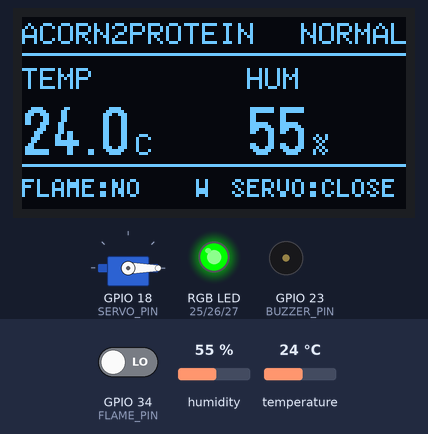
Recording of a sketch running on a simulated ESP32. On the bench: 128×64 one-colour display, servo, an RGB LED mixed from three pins (HIGH = lit), buzzer (waves = sounding, pin HIGH). The test bench sets the inputs (shaded band); at power-on: temperature 24 °C, GPIO 34 (FLAME_PIN) LOW, humidity 55 %. WiFi joins after 1.5 s; servers stay silent unless stated; uploads are accepted with an empty reply; what the sketch prints to the serial monitor is not drawn.

Above: at 3.2 s.
3.3 s: temperature set to 27.4 °C
At 6.4 s:
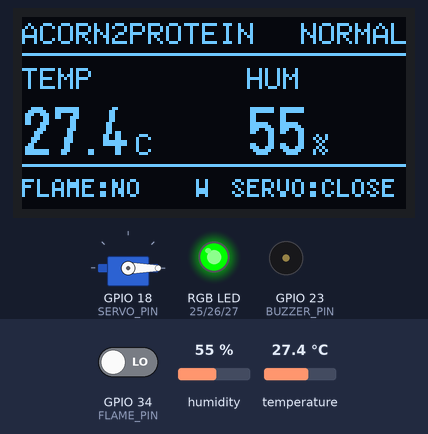
6.7 s: temperature set to 28.4 °C
At 8.6 s:
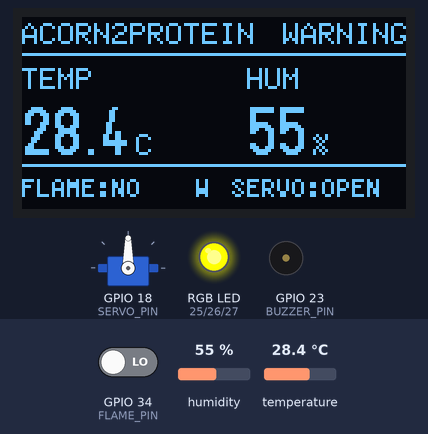
9.2 s: GPIO 34 (FLAME_PIN) driven HIGH
At 10.04 s:
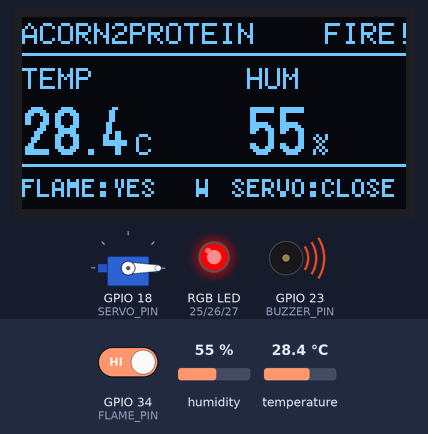
11.2 s: GPIO 34 (FLAME_PIN) driven LOW
At 11.52 s:
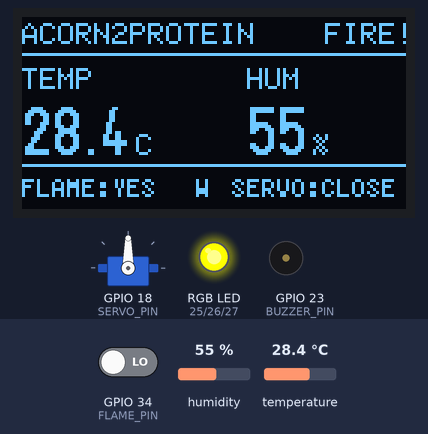
13.2 s: temperature set to 29.6 °C
At 16.4 s:
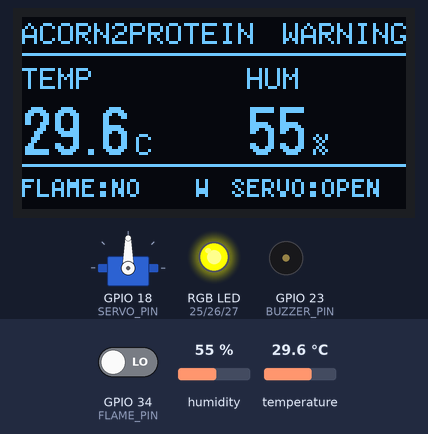
16.7 s: temperature set to 30.4 °C
At 18.26 s:
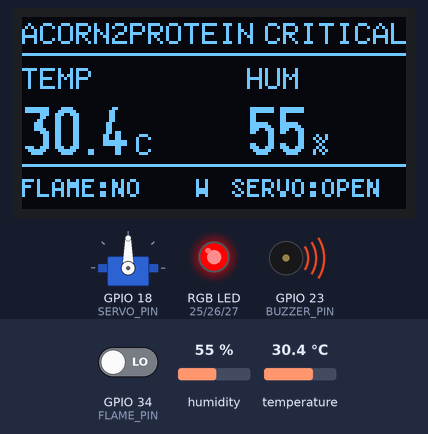
Timing chart, 0 to 20.9 s (numbered marks = the images above; inputs shaded):
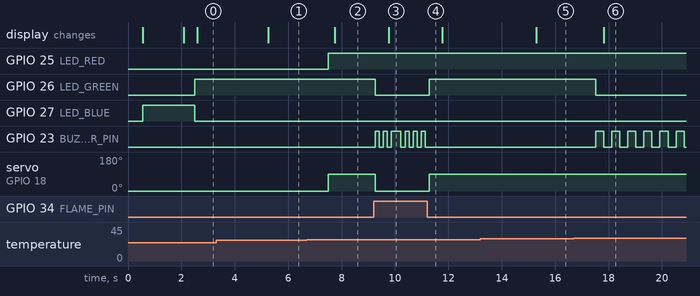

Measured:
- the behaviour switches between 27.9 and 28 °C on temperature (found by bisection; images 1 and 2)
- the behaviour switches between 29.9 and 30 °C on temperature (found by bisection; images 5 and 6)
- after the input at 3.3 s, the display: changes after 1.9 s (image 1)
- after the input at 6.7 s, GPIO 25 (LED_RED): LOW → HIGH after 0.81 s; servo on GPIO 18 (SERVO_PIN): 0° → 90° after 0.81 s; the display: changes after 1.1 s (image 2)
- after the input at 9.2 s, GPIO 26 (LED_GREEN): HIGH → LOW after 0.06 s; GPIO 23 (BUZZER_PIN): goes HIGH 0.15 s, LOW 0.15 s, HIGH 0.15 s, LOW 0.15 s, HIGH 0.35 s, 3 × (LOW 0.15 s, HIGH 0.15 s), then LOW, starting after 0.06 s; servo on GPIO 18 (SERVO_PIN): 90° → 0° after 0.06 s; the display: changes after 0.56 s (image 3)
- after the input at 11.2 s, GPIO 26 (LED_GREEN): LOW → HIGH after 0.08 s; GPIO 23 (BUZZER_PIN): stops changing and stays LOW; servo on GPIO 18 (SERVO_PIN): 0° → 90° after 0.08 s
- after the input at 13.2 s, the display: changes after 2.1 s (image 5)
- after the input at 16.7 s, GPIO 26 (LED_GREEN): HIGH → LOW after 0.81 s; GPIO 23 (BUZZER_PIN): alternates HIGH for 0.30 s and LOW for 0.30 s, starting after 0.81 s; the display: changes after 1.1 s (image 6)

The sketch:

larvaloop_tray.ino
```cpp
#include <Arduino.h>
#include <Wire.h>
#include <DHT.h>
#include <U8g2lib.h>
#include <ESP32Servo.h>
#include <WiFi.h>
#include <WiFiClientSecure.h>
#include <HTTPClient.h>
#include <ArduinoJson.h>

// =====================================================
// 1. PIN CONFIGURATION
// =====================================================
#define DHT_PIN 4
#define DHT_TYPE DHT22

#define LED_RED   25
#define LED_GREEN 26
#define LED_BLUE  27

#define FLAME_PIN 34
#define BUZZER_PIN 23

#define OLED_SDA 21
#define OLED_SCL 22
#define OLED_ADDRESS 0x3C

#define SERVO_PIN 18

// =====================================================
// 2. SYSTEM CONFIGURATION
// =====================================================
const float TEMP_WARNING_C = 28.0;
const float TEMP_CRITICAL_C = 30.0;
const float TEMP_HYSTERESIS_C = 1.0;

// Sensor reports fire when the pin reads HIGH (same as flame test code)
const int FLAME_ACTIVE_LEVEL = HIGH;
const bool RGB_COMMON_ANODE = false;
const bool BUZZER_ACTIVE_HIGH = true;

const int SERVO_CLOSED = 0;
const int SERVO_OPEN = 90;

const unsigned long SENSOR_INTERVAL = 2500;
const unsigned long DISPLAY_INTERVAL = 500;
const unsigned long SERIAL_INTERVAL = 3000;
const unsigned long BUZZER_INTERVAL = 300;

// ---------- Network configuration ----------
// WIFI_SSID, WIFI_PASSWORD and SERVER_URL live in secrets.h (not committed).
// Copy secrets.example.h to secrets.h and fill it in.
#include "secrets.h"

const char* DEVICE_ID = "ESP32_TRAY_01";
const char* TRAY_CODE = "TRAY_01";

const unsigned long SEND_INTERVAL = 5000;
const unsigned long WIFI_RETRY_INTERVAL = 10000;
const uint16_t HTTP_TIMEOUT_MS = 2000;

// =====================================================
// 3. OBJECTS
// =====================================================
DHT dht(DHT_PIN, DHT_TYPE);

// OLED 1.3" SH1106 128x64 (U8g2)
U8G2_SH1106_128X64_NONAME_F_HW_I2C display(U8G2_R0, U8X8_PIN_NONE);

Servo ventilationServo;

// =====================================================
// 4. GLOBAL VARIABLES
// =====================================================
float temperature = NAN;
float humidity = NAN;

bool flameDetected = false;
bool servoIsOpen = false;
bool oledAvailable = false;
bool buzzerState = false;

unsigned long lastSensorRead = 0;
unsigned long lastDisplayUpdate = 0;
unsigned long lastSerialUpdate = 0;
unsigned long lastBuzzerUpdate = 0;
unsigned long lastSend = 0;
unsigned long lastWifiAttempt = 0;

int servoAngle = SERVO_CLOSED;
bool dhtError = true;

// ---- Flame debounce ----
const unsigned long FLAME_DEBOUNCE_MS = 50;
int lastFlameRaw = LOW;
unsigned long lastFlameChange = 0;
int flameRawValue = LOW;   // raw GPIO34 value, for debugging

enum SystemStatus { NORMAL, WARNING, CRITICAL, FIRE_ALERT, SENSOR_ERROR };
SystemStatus systemStatus = SENSOR_ERROR;

const char* statusToString(SystemStatus s) {
  switch (s) {
    case NORMAL:       return "NORMAL";
    case WARNING:      return "WARNING";
    case CRITICAL:     return "CRITICAL";
    case FIRE_ALERT:   return "FIRE_ALERT";
    case SENSOR_ERROR: return "SENSOR_ERROR";
  }
  return "UNKNOWN";
}

// =====================================================
// 5. RGB LED
// =====================================================
void setColor(bool red, bool green, bool blue) {
  if (RGB_COMMON_ANODE) {
    digitalWrite(LED_RED, !red);
    digitalWrite(LED_GREEN, !green);
    digitalWrite(LED_BLUE, !blue);
  } else {
    digitalWrite(LED_RED, red);
    digitalWrite(LED_GREEN, green);
    digitalWrite(LED_BLUE, blue);
  }
}

void updateRGB() {
  switch (systemStatus) {
    case NORMAL:       setColor(false, true, false); break;
    case WARNING:      setColor(true, true, false);  break;
    case CRITICAL:
    case FIRE_ALERT:   setColor(true, false, false); break;
    case SENSOR_ERROR: setColor(false, false, true); break;
  }
}

// =====================================================
// 6. BUZZER
// =====================================================
void setBuzzer(bool state) {
  if (BUZZER_ACTIVE_HIGH) digitalWrite(BUZZER_PIN, state ? HIGH : LOW);
  else digitalWrite(BUZZER_PIN, state ? LOW : HIGH);
}

void updateBuzzer() {
  bool alarmRequired = flameDetected || systemStatus == CRITICAL;

  if (!alarmRequired) {
    buzzerState = false;
    setBuzzer(false);
    return;
  }

  unsigned long now = millis();
  unsigned long interval = flameDetected ? 150 : BUZZER_INTERVAL;

  if (now - lastBuzzerUpdate >= interval) {
    lastBuzzerUpdate = now;
    buzzerState = !buzzerState;
    setBuzzer(buzzerState);
  }
}

// =====================================================
// 7. SERVO CONTROL
// =====================================================
void controlVentilation() {
  if (flameDetected) {
    if (servoIsOpen) {
      ventilationServo.write(SERVO_CLOSED);
      servoAngle = SERVO_CLOSED;
      servoIsOpen = false;
      Serial.println("FIRE ALERT: VENTILATION CLOSED");
    }
    return;
  }

  if (dhtError || isnan(temperature)) return;

  if (!servoIsOpen && temperature >= TEMP_WARNING_C) {
    ventilationServo.write(SERVO_OPEN);
    servoAngle = SERVO_OPEN;
    servoIsOpen = true;
    Serial.println("VENTILATION: OPEN");
  }
  else if (servoIsOpen && temperature < (TEMP_WARNING_C - TEMP_HYSTERESIS_C)) {
    ventilationServo.write(SERVO_CLOSED);
    servoAngle = SERVO_CLOSED;
    servoIsOpen = false;
    Serial.println("VENTILATION: CLOSED");
  }
}

// =====================================================
// 8. STATUS MANAGEMENT
// =====================================================
void updateSystemStatus() {
  if (flameDetected)                       systemStatus = FIRE_ALERT;
  else if (dhtError)                       systemStatus = SENSOR_ERROR;
  else if (temperature >= TEMP_CRITICAL_C) systemStatus = CRITICAL;
  else if (temperature >= TEMP_WARNING_C)  systemStatus = WARNING;
  else                                     systemStatus = NORMAL;

  updateRGB();
}

// =====================================================
// 9. SENSOR READING
// =====================================================
void readFlameSensor() {
  flameRawValue = digitalRead(FLAME_PIN);

  if (flameRawValue != lastFlameRaw) {
    lastFlameRaw = flameRawValue;
    lastFlameChange = millis();
  }

  // Accept the new state only after it has been stable for FLAME_DEBOUNCE_MS
  if (millis() - lastFlameChange >= FLAME_DEBOUNCE_MS) {
    flameDetected = (flameRawValue == FLAME_ACTIVE_LEVEL);
  }
}

void readDHTSensor() {
  unsigned long now = millis();
  if (now - lastSensorRead < SENSOR_INTERVAL) return;
  lastSensorRead = now;

  float newTemperature = dht.readTemperature();
  float newHumidity = dht.readHumidity();

  if (isnan(newTemperature) || isnan(newHumidity)) {
    dhtError = true;
    Serial.println("ERROR: DHT22 reading failed!");
  } else {
    temperature = newTemperature;
    humidity = newHumidity;
    dhtError = false;
  }
}

// =====================================================
// 10. OLED DISPLAY (U8g2 / SH1106)
// =====================================================
void updateDisplay() {
  if (!oledAvailable) return;

  unsigned long now = millis();
  if (now - lastDisplayUpdate < DISPLAY_INTERVAL) return;
  lastDisplayUpdate = now;

  char buf[24];

  display.clearBuffer();

  // ---- Header ----
  display.setFont(u8g2_font_6x10_tr);
  display.drawStr(0, 9, "ACORN2PROTEIN");

  const char* st = "";
  switch (systemStatus) {
    case NORMAL:       st = "NORMAL";   break;
    case WARNING:      st = "WARNING";  break;
    case CRITICAL:     st = "CRITICAL"; break;
    case FIRE_ALERT:   st = "FIRE!";    break;
    case SENSOR_ERROR: st = "ERROR";    break;
  }
  // right-aligned status
  display.drawStr(128 - display.getStrWidth(st), 9, st);

  display.drawHLine(0, 12, 128);

  // ---- Labels ----
  display.setFont(u8g2_font_6x10_tr);
  display.drawStr(0, 24, "TEMP");
  display.drawStr(75, 24, "HUM");

  // ---- Big values ----
  display.setFont(u8g2_font_logisoso16_tr);
  if (dhtError) snprintf(buf, sizeof(buf), "--.-");
  else          snprintf(buf, sizeof(buf), "%.1f", temperature);
  display.drawStr(0, 46, buf);
  int tw = display.getStrWidth(buf);

  if (dhtError) snprintf(buf, sizeof(buf), "--");
  else          snprintf(buf, sizeof(buf), "%.0f", humidity);
  display.drawStr(75, 46, buf);
  int hw = display.getStrWidth(buf);

  // ---- Units ----
  display.setFont(u8g2_font_6x10_tr);
  display.drawStr(tw + 3, 46, "C");
  display.drawStr(75 + hw + 3, 46, "%");

  display.drawHLine(0, 49, 128);

  // ---- Bottom row ----
  display.setFont(u8g2_font_5x7_tr);
  snprintf(buf, sizeof(buf), "FLAME:%s", flameDetected ? "YES" : "NO");
  display.drawStr(0, 60, buf);

  display.drawStr(58, 60, WiFi.status() == WL_CONNECTED ? "W" : "x");

  snprintf(buf, sizeof(buf), "SERVO:%s", servoIsOpen ? "OPEN" : "CLOSE");
  display.drawStr(70, 60, buf);

  display.sendBuffer();
}

// =====================================================
// 11. SERIAL MONITOR
// =====================================================
void printData() {
  unsigned long now = millis();
  if (now - lastSerialUpdate < SERIAL_INTERVAL) return;
  lastSerialUpdate = now;

  Serial.println();
  Serial.println("========== ACORN2PROTEIN ==========");

  Serial.print("Temperature: ");
  if (dhtError) Serial.println("ERROR");
  else { Serial.print(temperature, 1); Serial.println(" C"); }

  Serial.print("Humidity: ");
  if (dhtError) Serial.println("ERROR");
  else { Serial.print(humidity, 1); Serial.println(" %"); }

  Serial.print("GPIO34 = ");
  Serial.print(flameRawValue);
  Serial.println(flameDetected ? " | FIRE DETECTED" : " | NO FIRE");

  Serial.print("Servo: ");
  Serial.println(servoIsOpen ? "OPEN" : "CLOSED");

  Serial.print("WiFi: ");
  Serial.println(WiFi.status() == WL_CONNECTED ? "CONNECTED" : "DISCONNECTED");

  Serial.print("Status: ");
  Serial.println(statusToString(systemStatus));

  Serial.println("===================================");
}

// =====================================================
// 12. WIFI + HTTP
// =====================================================
void connectWiFi() {
  WiFi.mode(WIFI_STA);
  WiFi.begin(WIFI_SSID, WIFI_PASSWORD);
  lastWifiAttempt = millis();

  Serial.print("Connecting to WiFi");
  unsigned long start = millis();
  while (WiFi.status() != WL_CONNECTED && millis() - start < 10000) {
    delay(250);
    Serial.print(".");
  }
  Serial.println();

  if (WiFi.status() == WL_CONNECTED) {
    Serial.print("WiFi connected. IP: ");
    Serial.println(WiFi.localIP());
  } else {
    Serial.println("WiFi not connected (will retry).");
  }
}

void maintainWiFi() {
  if (WiFi.status() == WL_CONNECTED) return;

  unsigned long now = millis();
  if (now - lastWifiAttempt >= WIFI_RETRY_INTERVAL) {
    lastWifiAttempt = now;
    Serial.println("WiFi lost. Reconnecting...");
    WiFi.disconnect();
    WiFi.begin(WIFI_SSID, WIFI_PASSWORD);
  }
}

String buildPayload() {
  JsonDocument doc;   // ArduinoJson v7

  doc["deviceId"] = DEVICE_ID;
  doc["trayCode"] = TRAY_CODE;

  if (dhtError) {
    doc["temperature"] = nullptr;
    doc["humidity"] = nullptr;
  } else {
    doc["temperature"] = round(temperature * 10.0) / 10.0;
    doc["humidity"]    = round(humidity * 10.0) / 10.0;
  }

  doc["flameDetected"] = flameDetected;
  doc["servoAngle"]    = servoAngle;
  doc["systemStatus"]  = statusToString(systemStatus);

  String json;
  serializeJson(doc, json);
  return json;
}

void sendData() {
  unsigned long now = millis();
  if (now - lastSend < SEND_INTERVAL) return;
  lastSend = now;

  if (WiFi.status() != WL_CONNECTED) {
    Serial.println("SEND SKIPPED: no WiFi");
    return;
  }

  String payload = buildPayload();

  HTTPClient http;
  WiFiClientSecure secureClient;
  WiFiClient plainClient;

  bool ok;
  if (String(SERVER_URL).startsWith("https")) {
    secureClient.setInsecure();
    ok = http.begin(secureClient, SERVER_URL);
  } else {
    ok = http.begin(plainClient, SERVER_URL);
  }

  if (!ok) {
    Serial.println("HTTP begin failed");
    return;
  }

  http.setTimeout(HTTP_TIMEOUT_MS);
  http.addHeader("Content-Type", "application/json");
  // http.addHeader("x-api-key", API_KEY);

  int code = http.POST(payload);

  Serial.print("POST ");
  Serial.println(payload);

  if (code > 0) {
    Serial.printf("HTTP response: %d\n", code);
  } else {
    Serial.printf("HTTP error: %s\n", http.errorToString(code).c_str());
  }

  http.end();
}

// =====================================================
// 13. SETUP
// =====================================================
void setup() {
  Serial.begin(115200);
  delay(500);

  Serial.println();
  Serial.println("Starting ACORN2PROTEIN...");

  pinMode(LED_RED, OUTPUT);
  pinMode(LED_GREEN, OUTPUT);
  pinMode(LED_BLUE, OUTPUT);

  pinMode(BUZZER_PIN, OUTPUT);
  setBuzzer(false);

  dht.begin();

  // OLED init with U8g2 (SH1106)
  Wire.begin(OLED_SDA, OLED_SCL);
  display.setI2CAddress(OLED_ADDRESS * 2);
  oledAvailable = display.begin();

  if (oledAvailable) {
    display.clearBuffer();
    display.setFont(u8g2_font_6x10_tr);
    display.drawStr(0, 28, "ACORN2PROTEIN");
    display.drawStr(0, 43, "System Starting...");
    display.sendBuffer();
    Serial.println("OLED SH1106 READY");
  } else {
    Serial.println("OLED initialization failed!");
  }

  ventilationServo.setPeriodHertz(50);
  ventilationServo.attach(SERVO_PIN, 500, 2400);
  ventilationServo.write(SERVO_CLOSED);
  servoAngle = SERVO_CLOSED;
  servoIsOpen = false;

  // Flame sensor init (same as the test code + debounce state)
  pinMode(FLAME_PIN, INPUT);
  lastFlameRaw = digitalRead(FLAME_PIN);
  flameRawValue = lastFlameRaw;
  flameDetected = (lastFlameRaw == FLAME_ACTIVE_LEVEL);
  lastFlameChange = millis();

  systemStatus = SENSOR_ERROR;
  updateRGB();

  connectWiFi();

  Serial.println("System initialized.");
}

// =====================================================
// 14. MAIN LOOP
// =====================================================
void loop() {
  readFlameSensor();
  readDHTSensor();
  updateSystemStatus();
  controlVentilation();
  updateBuzzer();
  updateDisplay();
  printData();

  maintainWiFi();
  sendData();

  delay(5);
}
```

secrets.example.h
```cpp
// Copy to secrets.h (git-ignored) and fill in.
#pragma once

const char* WIFI_SSID     = "your-hotspot-name";
const char* WIFI_PASSWORD = "your-hotspot-password";

// Dashboard compatibility route (no API key needed on the device; the dashboard adds it server-side):
const char* SERVER_URL = "http://<PC-LAN-IP>:3000/api/readings";
// Or call the backend directly (then add X-Device-Id / X-Api-Key headers in sendData()):
// const char* SERVER_URL = "http://<PC-LAN-IP>:4000/api/v1/telemetry";
```
